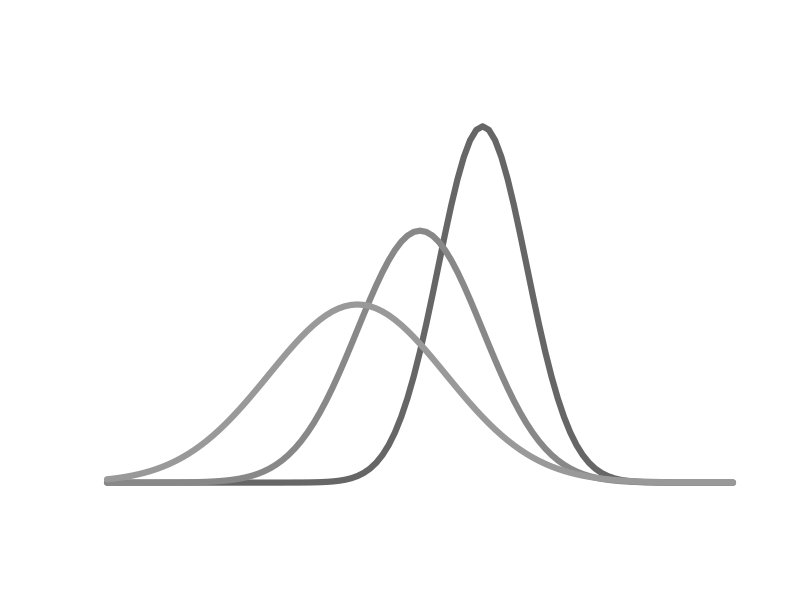
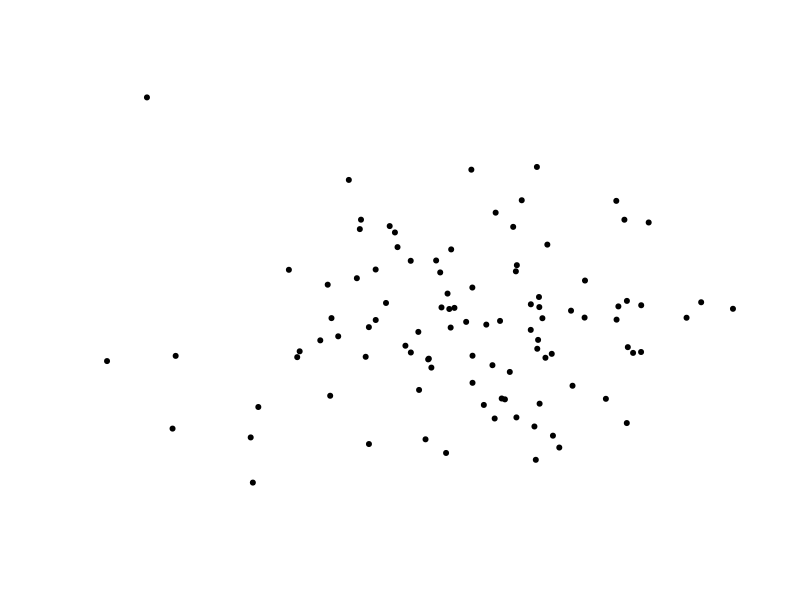

Write the R code that produced these figures, in order.
thickness = 6
dev.off()
par(bg = NA) 
plot(
  1,
  type = "n",
  xlab = "",
  ylab = "",
  xlim = c(0, 10),
  ylim = c(0, 0.61),
  axes = FALSE,
  frame.plot = FALSE
)
curve(dnorm(x, mean = 6, sd = sqrt(0.5)), col = "#666666", add = TRUE, lwd = thickness)
curve(dnorm(x, mean = 5, sd = sqrt(1)), col = "#888888", add = TRUE, lwd = thickness)
curve(dnorm(x, mean = 4, sd = sqrt(2)), col = "#999999", add = TRUE, lwd = thickness)





set.seed(42)

thickness = 5
dev.off()
par(bg = NA) 
plot(
  x = rnorm(100),
  y = rnorm(100),
  xlab = "",
  ylab = "",
  axes = FALSE,
  frame.plot = FALSE,
  pch = 20
)

